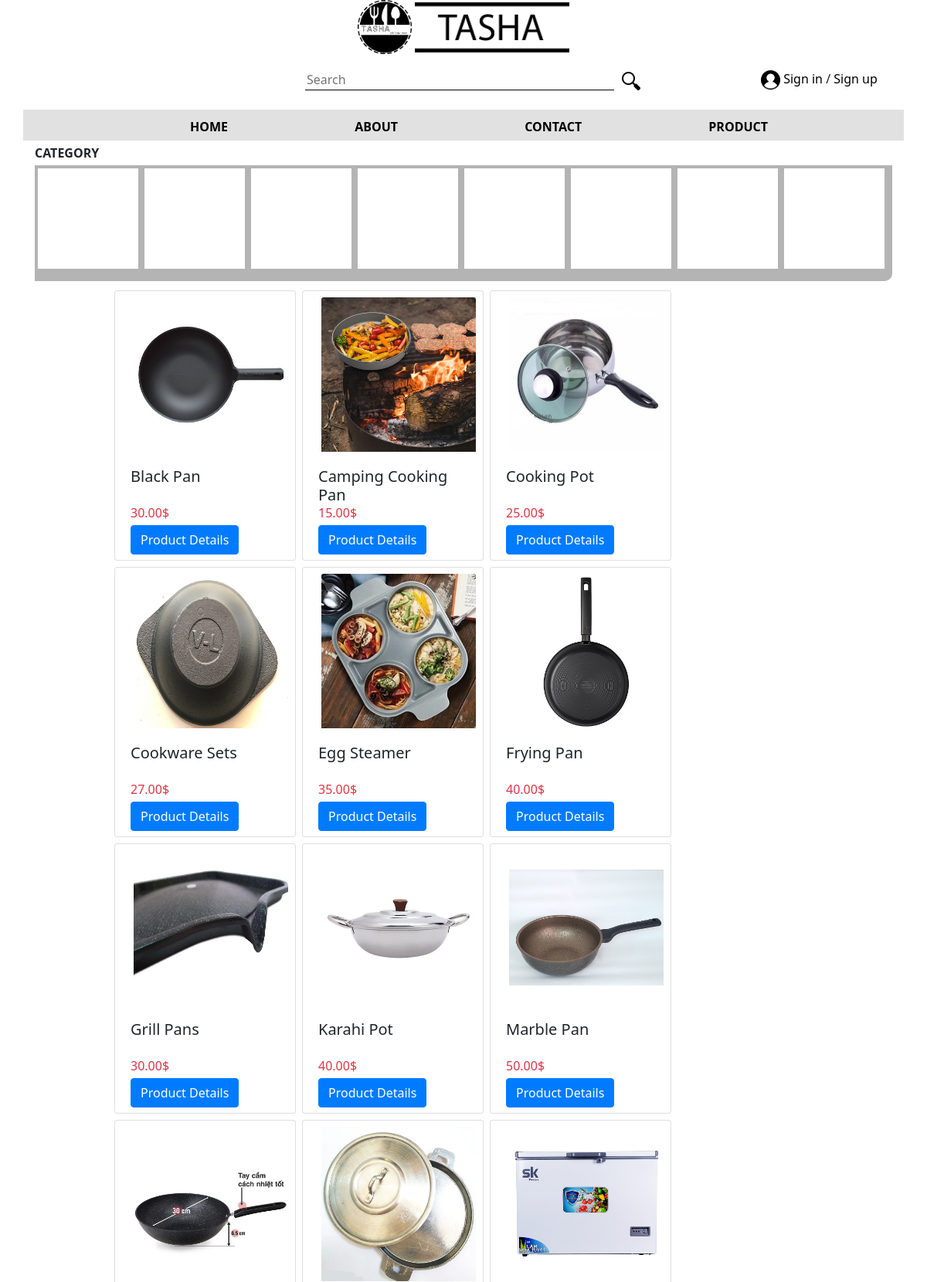
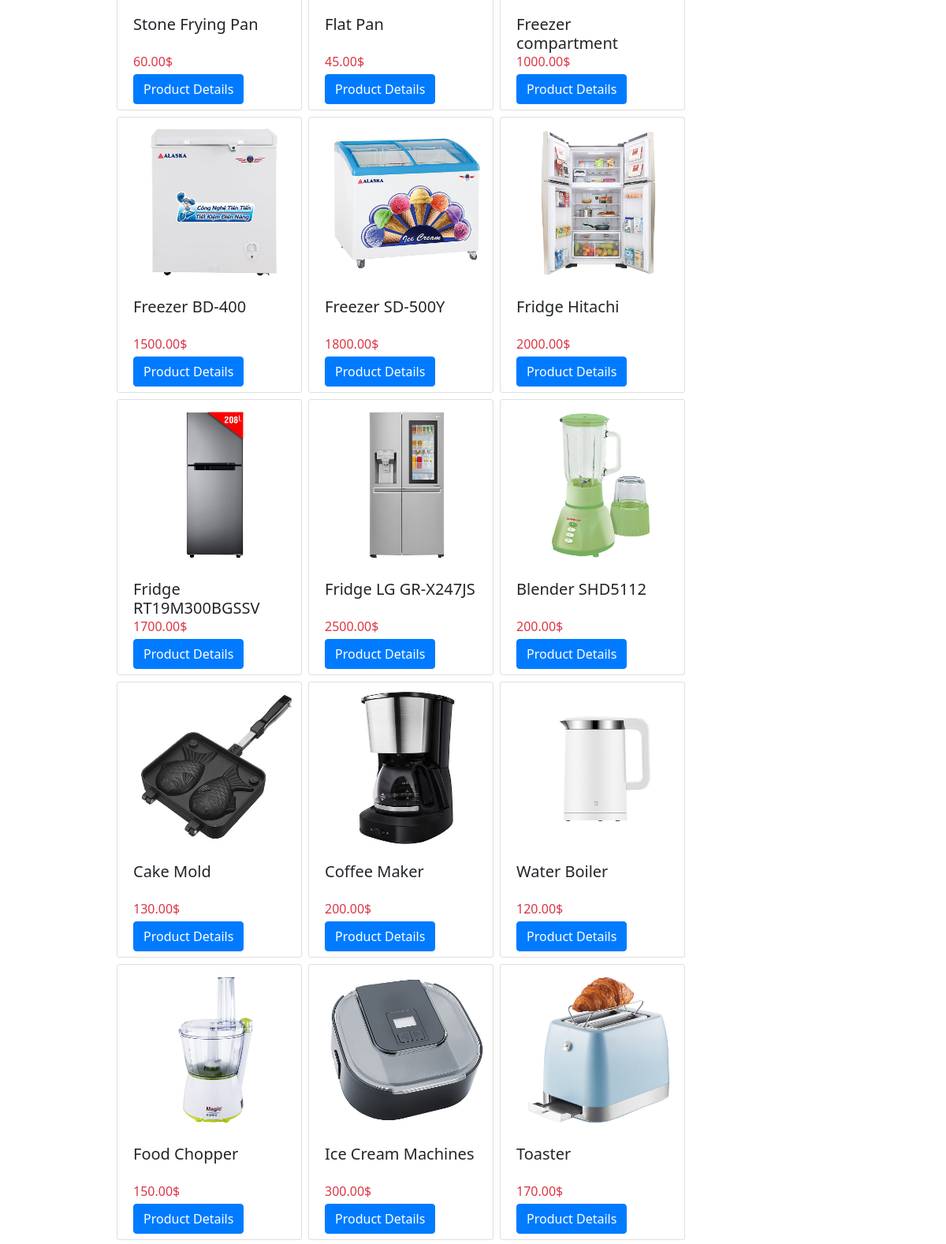
The page / (upper part) on the database its author committed (2 pictures, top to bottom).
### tables this page shows
CREATE TABLE `product` (
  `id_product` int(11) NOT NULL,
  `name_pro` varchar(255) NOT NULL,
  `price` int(11) NOT NULL,
  `quantity` int(11) NOT NULL,
  `content` text NOT NULL,
  `status` tinyint(1) NOT NULL,
  `category_id` int(11) NOT NULL,
  `avatar` text NOT NULL
);

### connect/Database.php (called while the page is built, shortened)
<?php
    class Database
    {
        private $host ="mysql:host=localhost; dbname=eproject; charset=utf8";
        private $username = "root";
        private $password = "";
        private $pdo;
        public function __construct()
        {
            try {
                $this->pdo = new PDO($this->host, $this->username, $this->password);
            }catch (Exception $e){
                ErrorPHP::showMessage($e->getMessage());
            }
        }
        public function selectData($query)
        {
            try {
                $this->stmt = $this->pdo->prepare($query);
                $this->stmt->execute();
                return $this->stmt;
            }catch (Exception $e){
                ErrorPHP::showMessage($e->getMessage());
            }
        }
    }

### public/index.php (the view, shortened to what this page needs)
<?php
    require_once "../connect/Database.php";
    $db = new Database();
    $query = "select * from product";
    $stmt = $db->selectData($query);
?>
<!doctype html>
<html lang="en">
<head>
    <link rel="stylesheet" href="bootstrap/css/bootstrap.min.css">
    <link rel="stylesheet" href="css/style.css">
</head>
<body>
    <main class="container-fluid">
        <header class="row">
            <nav class="col-md-12">
                <div class="col-md-12">
                    <div class="col-md-12 text-center">
                        <img src="image/logo.png" class="logo">
                        <img src="image/tasha.png" class="bannerTasha">
                    </div>
                    <div class="col-md-12 clearfix">
                        <div class="col-md-2 float-right header-login">
                            <img src="image/user.png" class="userIcon">
                            <a href="login.php">Sign in</a> /
                            <a href="signup.php">Sign up</a>
                        </div>
                        <div class="col-md-8 text-center float-right">
                            <form action="">
                                <input type="text" name="search" class="search" placeholder="Search">
                                <button type="submit" class="submit"><img src="image/icons8-search-24.png" ></button>
                            </form>
                        </div>
                    </div>
                </div>
                <div class="col-md-12 menu text-center mt-4">
                    <ul class="mb-0">
                        <li><a href="#">HOME</a></li>
                        <li><a href="#">ABOUT</a></li>
                        <li><a href="#">CONTACT</a></li>
                        <li><a href="#">PRODUCT</a></li>
                    </ul>
                </div>
                <div class="col-md-12">
                     <div class="container">
                        <p class="font-weight-bold mb-1 mt-1">CATEGORY</p>
                         <div class="category">
                            <?php for($i = 1; $i <= 8; $i++): ?>
                                    <div class="float-left subcategory">
                                    </div>
                            <?php endfor; ?>
                         </div>
                     </div>
                </div>
            </nav>
        </header>
        <div class="col-md-12 mt-1 clearfix">
            <div class="col-xl-1 float-left" style="height: 100px;"></div>
            <div class="col-xl-10 col-lg-12 float-left">
                <?php while ($result = $stmt->fetch(PDO::FETCH_ASSOC)): ?>
                <div class="card float-left ml-2 mt-2" style="width: 235px; height: 350px">
                    <img src="image/product/<?= $result['avatar'] ?>" alt="" class="card-img-top ml-4 mt-2" style="width: 200px; height: 200px">
                    <div class="card-body">
                        <h5 class="card-title" style="height: 35px"><?= $result['name_pro'] ?></h5>
                        <p class="card-text m-0 mb-1 text-danger"><?= $result['price'] ?>.00$</p>
                        <a href="product.php?id=<?= $result['id_product'] ?>&category=<?= $result['category_id'] ?>" class="btn btn-primary">Product Details</a>
                    </div>
                </div>
                <?php endwhile; ?>
            </div>
        </div>
    </main>
</body>
</html>

### public/css/style.css (style rules this page uses)
* { margin: 0; padding: o; font-size: 16px; font-family: Segoe UI; }
a { color: black; }
@media only screen and (min-width: 1024px) { .logo { width: 70px; } }
@media only screen and (min-width: 1024px) { .bannerTasha { width: 200px; } }
@media only screen and (min-width: 1024px) { .userIcon { width: 25px; } }
@media only screen and (min-width: 1024px) { .header-login { margin-top: 20px; } }
@media only screen and (min-width: 1024px) { .search { margin-top: 20px; border: none; border-bottom: 1px solid #070707; width: 400px; outline: none; margin-left: 30px; } }
@media only screen and (min-width: 1024px) { .submit { background-color: white; border:none; } }
@media only screen and (min-width: 1024px) { .menu ul { list-style-type: none; font-weight: 800; background-color: #E1E1E1; height: 40px; } }
@media only screen and (min-width: 1024px) { .menu ul li { display: inline; padding: 0 80px; font-size: 25px; margin-bottom: 10px; } }
@media only screen and (min-width: 1024px) { .category { width: 100%; height: 150px; background-color: #B4B4B4; border-bottom-right-radius: 10px; } }
@media only screen and (min-width: 1024px) { .subcategory { width: 130px; height: 130px; margin: 4px; background-color: white; } }

### rows shown on the page
product: avatar (picture), name_pro "Black Pan", price "30"
product: avatar (picture), name_pro "Camping Cooking Pan", price "15"
product: avatar (picture), name_pro "Cooking Pot", price "25"
product: avatar (picture), name_pro "Cookware Sets", price "27"
product: avatar (picture), name_pro "Egg Steamer", price "35"
product: avatar (picture), name_pro "Frying Pan", price "40"
product: avatar (picture), name_pro "Grill Pans", price "30"
product: avatar (picture), name_pro "Karahi Pot", price "40"
product: avatar (picture), name_pro "Marble Pan", price "50"
product: avatar (picture), name_pro "Stone Frying Pan", price "60"
product: avatar (picture), name_pro "Flat Pan", price "45"
product: avatar (picture), name_pro "Freezer compartment", price "1000"
product: avatar (picture), name_pro "Freezer BD-400", price "1500"
product: avatar (picture), name_pro "Freezer SD-500Y", price "1800"
product: avatar (picture), name_pro "Fridge Hitachi", price "2000"
product: avatar (picture), name_pro "Fridge RT19M300BGSSV", price "1700"
product: avatar (picture), name_pro "Fridge LG GR-X247JS", price "2500"
product: avatar (picture), name_pro "Blender SHD5112", price "200"
product: avatar (picture), name_pro "Cake Mold", price "130"
product: avatar (picture), name_pro "Coffee Maker", price "200"
product: avatar (picture), name_pro "Water Boiler", price "120"
product: avatar (picture), name_pro "Food Chopper", price "150"
product: avatar (picture), name_pro "Ice Cream Machines", price "300"
product: avatar (picture), name_pro "Toaster", price "170"
